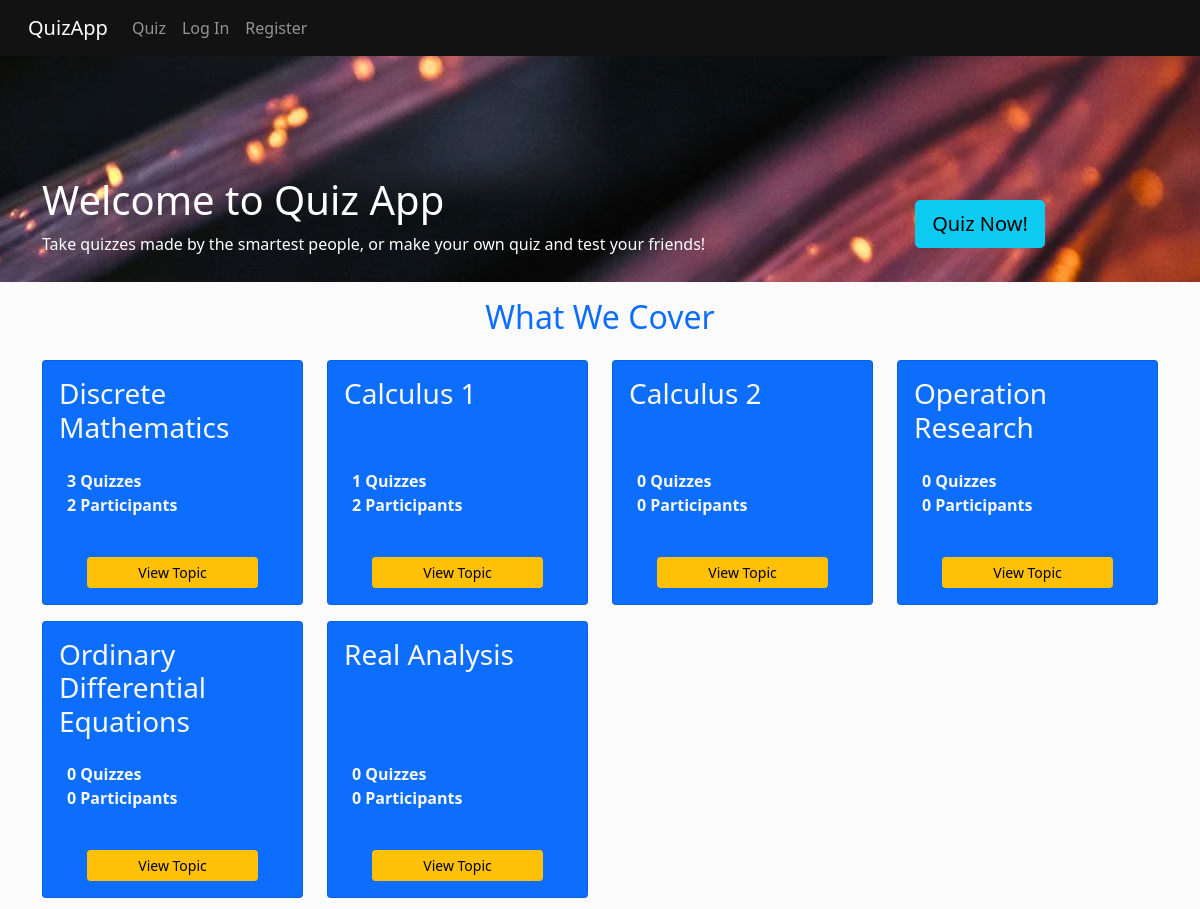
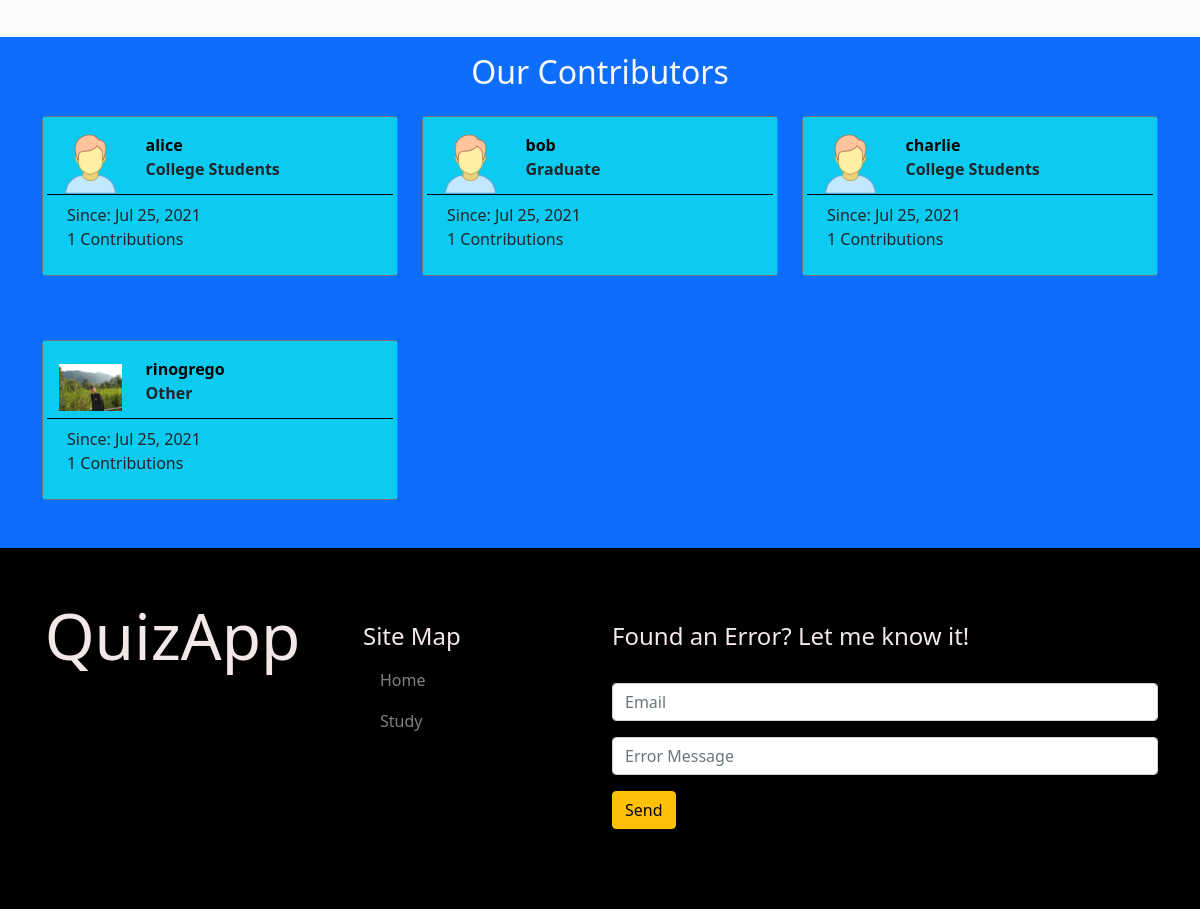
The app's page /, older data (2 pictures, top to bottom).
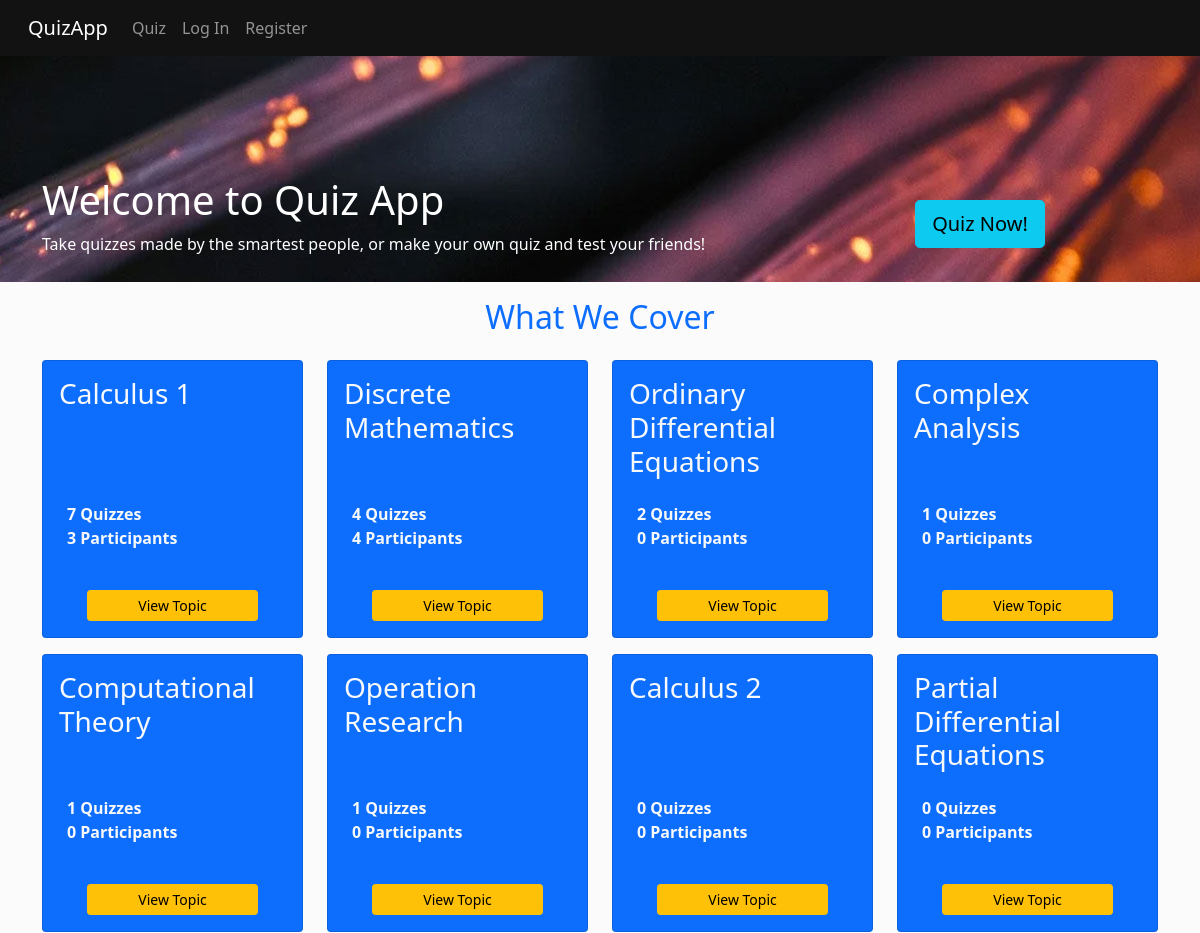
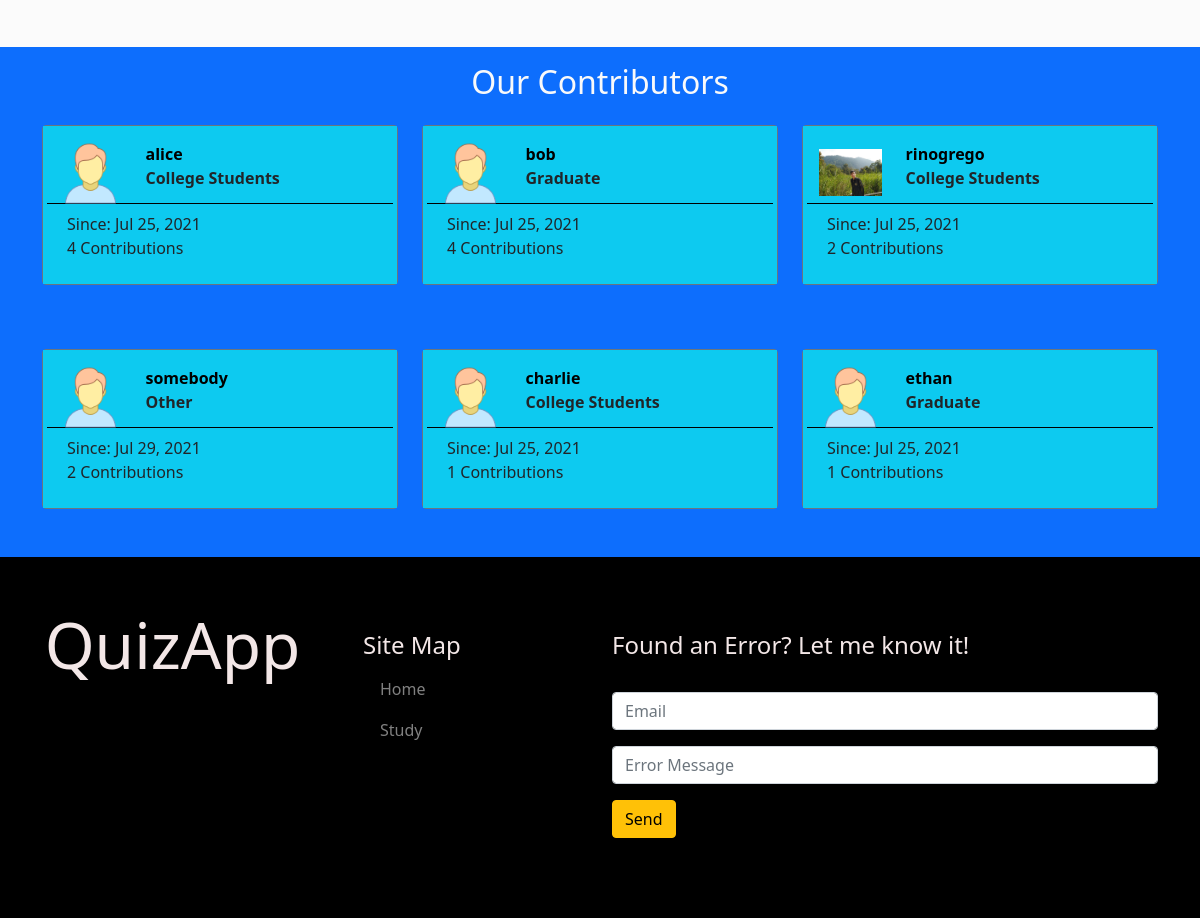
The same page, newer data (2 pictures, top to bottom).
### quizApp/models.py (models this page shows, shortened)
class Topic(models.Model):
  slug = models.SlugField(max_length=40, default="other")
  title = models.CharField(max_length=40, null=False, blank=False, default="Other")
  def participant(self):
    participants = Participant.objects.filter(quiz__in=Quiz.objects.filter(topic=self)).all()
    unique_participants = []
    try:
      for participant in participants:
        if participant.user.id not in [participant.user.id for participant in unique_participants]:
          unique_participants.append(participant)
    except:
      pass
    return len(unique_participants)

class Participant(models.Model):
  user = models.ForeignKey(User, on_delete=models.CASCADE, related_name="quizzes_taken")
  quiz = models.ForeignKey(Quiz, on_delete=models.CASCADE, related_name="taken_by")
  time_start = models.DateTimeField()
  time_finished = models.DateTimeField()
  score = models.IntegerField()

class User(AbstractUser):
  image = models.ImageField(upload_to='media/profile/', default='media/profile/user.png')
  date = models.DateTimeField(auto_now_add=True)
  year = models.IntegerField(null=True, blank=False)
  follows = models.ManyToManyField("self", related_name="followers", symmetrical=False, blank=True)
  LEVEL_CHOICES = (
    ('O', 'Other'),
    ('C', 'College Students'),
    ('G', 'Graduate'),
    ('W', 'Working'),
  )
  level = models.CharField(max_length=50, choices=LEVEL_CHOICES, default='Other')
  def has_contribution(self):
    if self.quizzes.count() > 0:
      return True
    else:
      return False
  def date_mm_dd_yy(self):
    return str(self.date.strftime("%b %d, %Y"))
  def contribution_count(self):
    return self.quizzes.count()

### quizApp/views.py (the view)
# urls.py: path("", views.index, name="index"),
def index(request):
  if request.method == "POST":
    message = request.POST.get('message')
    email = request.POST.get('email')
    errM = ErrorMessage(message=message, email=email)
    errM.save()
  topics = Topic.objects.annotate(fieldsum = Count('quizzes')).order_by('-fieldsum').all()
  unique_topics = [topics[0]]
  for topic in topics:
    if topic.id not in [topic.id for topic in unique_topics] and len(unique_topics) <= 8:
      unique_topics.append(topic)
  contributors = [user for user in User.objects.annotate(contrib_count = Count('quizzes')).order_by('-contrib_count') if user.has_contribution()]
  return render(request, "quizApp/index.html", {
    "Topics": unique_topics[0:8],
    "Contributors": contributors[0:6],
  })

### quizApp/templates/quizApp/index.html (shortened to what this page needs)
{% extends "quizApp/layout.html" %}
{% load static %}
{% block body %}
<div class="body">
  <div class="index-network-banner">
    <div class="container">
      <div class="row">
        <div class="col-lg-8 col-md-8">
          <div class="main-banner-content">
            <h1>Welcome to Quiz App</h1>
            <p>Take quizzes made by the smartest people, or make your own quiz and test your friends!</p>
          </div>
        </div>
        <div class="col-lg-4 col-md-4 d-flex align-items-center justify-content-center">
          <div class="row">
            <a href="{% url 'study' %}" class="btn btn-info btn-lg">Quiz Now!</a>
          </div>
        </div>
      </div>
    </div>
  </div>
  <section class="index-topic mb-5">
    <div class="container">
      <div class="row justify-content-center">
        <div class="col-lg-6 col-md-6 pt-3">
          <div id="what-we-cover">
            <h2>What We Cover</h2>
          </div>
        </div>
      </div>
      <div class="row">
        {% for topic in Topics %}
        <div class="col-lg-3 col-md-4 col-6 mt-3">
          <div class="card topic-card h-100 bg-primary text-light">
            <div class="card-body">
              <h3 class="card-title">{{ topic.title }}</h3>
            </div>
            <div class="container">
              <a class="card-text index-card-text text-light"><strong>{{ topic.quizzes.count }} Quizzes</strong></a> <br>
              <p class="card-text index-card-text"><strong>{{ topic.participant }} Participants</strong></p> <br>
            </div>
            <div class="container mb-3 w-75">
              <div class="row justify-content-center">
                <a href="{% url 'topic' topic.id topic.slug %}" class="btn btn-sm btn-warning align-items-end">View Topic</a>
              </div>
            </div>
          </div>
        </div>
        {% endfor %}
      </div>
    </div>
  </section>
  <section class="contributor bg-primary">
    <div class="container">
      <div class="row justify-content-center">
        <div class="col-lg-6 col-md-6 pt-3">
          <div id="our-contributors">
            <h2 class="text-light">Our Contributors</h2>
          </div>
        </div>
      </div>
      <div class="row">
        {% for contributor in Contributors %}
        <div class=" col-md-4 col-6 mt-3 mb-5">
          <div class="card topic-card border border-secondary h-100">
            <div class="card-body bg-info text-dark">
              <div class="row card-profile-photo">
                <div class="col-3 d-flex justify-content-center align-items-center">
                  <img src="{{ contributor.image }}" alt="{{ contributor.username }}" class="img-fluid" > <br>
                </div>
                <div class="col-9">
                  <a id="index-contributor-name"><strong>{{ contributor.username }}</strong></a> <br>
                  <a><strong>{{ contributor.get_level_display }}</strong></a> <br>
                </div>
              </div>
              <div class="row card-profile-detail p-2">
                <a>Since: {{ contributor.date_mm_dd_yy }}</a> <br>
                <a>{{ contributor.contribution_count }} Contributions</a> <br>
              </div>
            </div>
          </div>
        </div>
        {% endfor %}
      </div>
    </div>
  </section>
</div>
{% endblock %}

Row changes from the older to the newer data that the page shows:
no longer on this page (row unchanged): Topic: title "Real Analysis", quizzes.count "0", participant "0"
shown differently, row unchanged: Topic "Calculus 1": quizzes.count "1" → "7"; participant "2" → "3"; moves up the list
computed for Topic "Discrete Mathematics": quizzes.count "3" → "4"; participant "2" → "4"
shown differently, row unchanged: Topic "Ordinary Differential Equations": quizzes.count "0" → "2"; moves up the list
added Topic: title "Complex Analysis", quizzes.count "1", participant "0"
added Topic: title "Computational Theory", quizzes.count "1", participant "0"
shown differently, row unchanged: Topic "Operation Research": quizzes.count "0" → "1"; moves down the list
added Topic: title "Partial Differential Equations", quizzes.count "0", participant "0"
changed User "alice": contribution_count "1" → "4"
computed for User "bob": contribution_count "1" → "4"
changed User "rinogrego": level "Other" → "College Students"; contribution_count "1" → "2"; moves up the list
added User: image (placeholder picture), username "somebody", level "Other", date_mm_dd_yy "Jul 29, 2021", contribution_count "2"
now on this page (row edited): User: image (placeholder picture), username "ethan", level "Graduate", date_mm_dd_yy "Jul 25, 2021", contribution_count "1"
